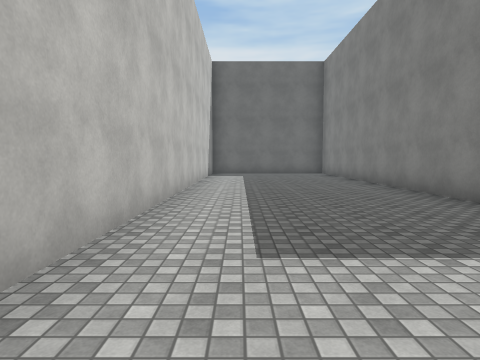
View 1 (above)

24 first-person views from a walk through a Unity game level. The camera is 1.4 m above the floor, tilts 4° down and sees 75° across. Doors are open. The floor is counted in squares, 2 m on a side. Each view is taken from the middle of a square. On the plan, view 1 faces up. The plan holds only what a view shows up to about 10 squares ahead; the rest is blank. The place goes on beyond the plan. Surface patterns are stand-ins for the level's own textures.

View 2
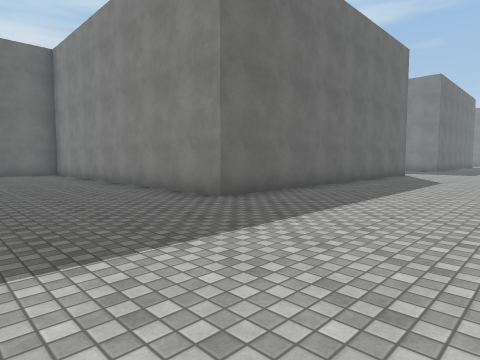

View 3
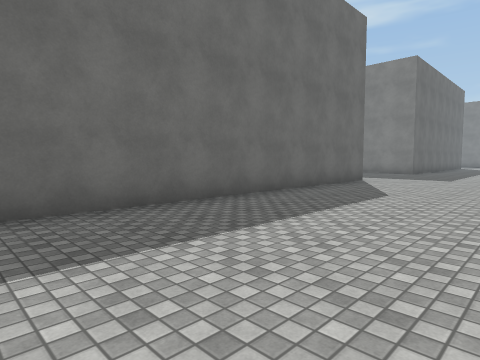

View 4
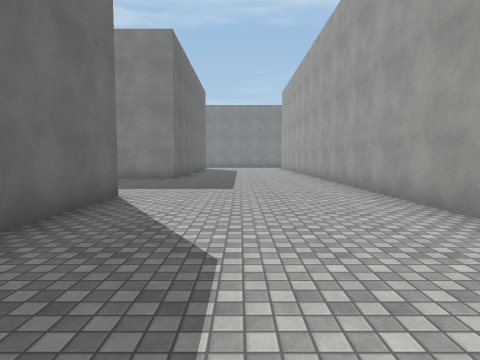

View 5
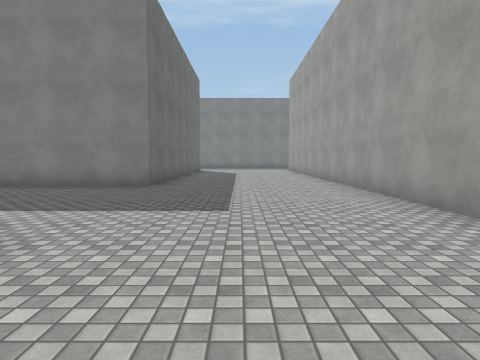

View 6
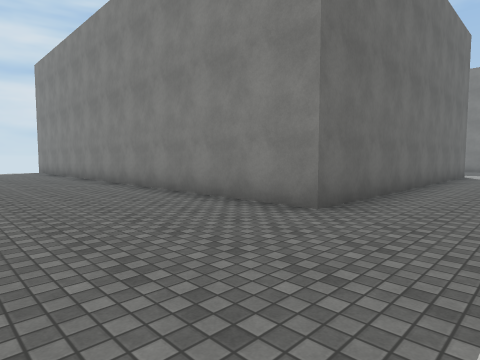

View 7
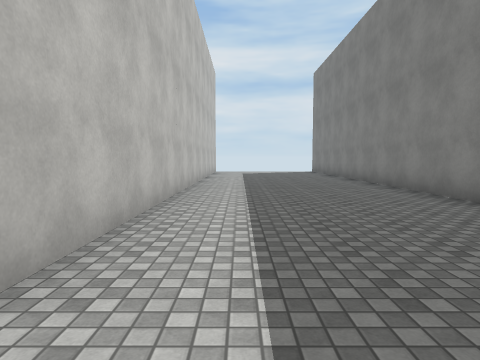

View 8
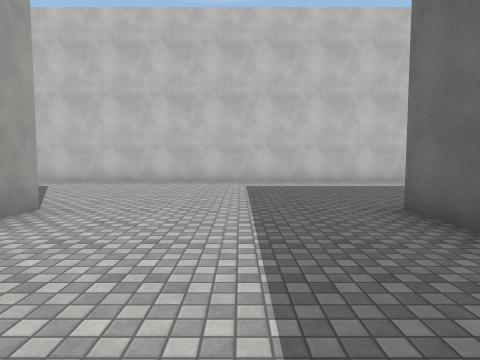

View 9
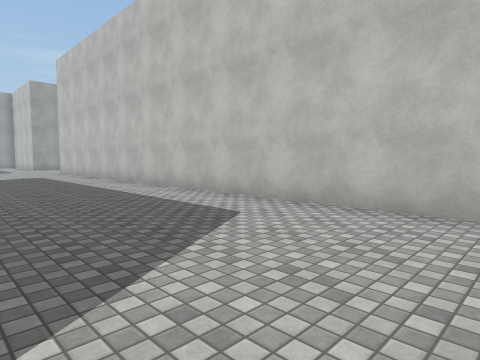

View 10
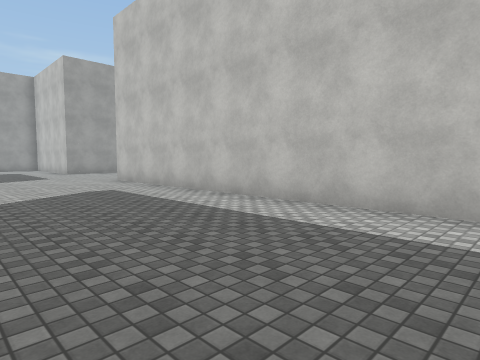

View 11
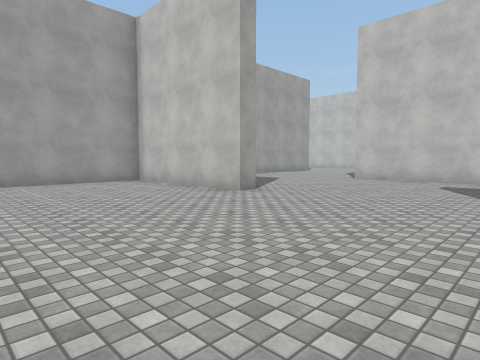

View 12
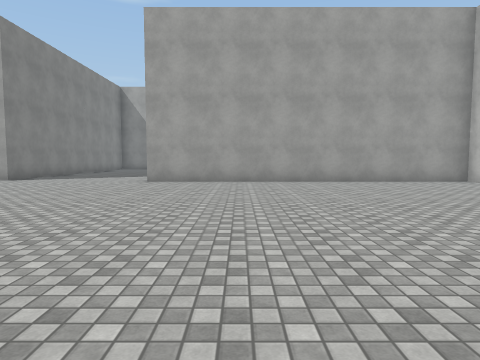

View 13
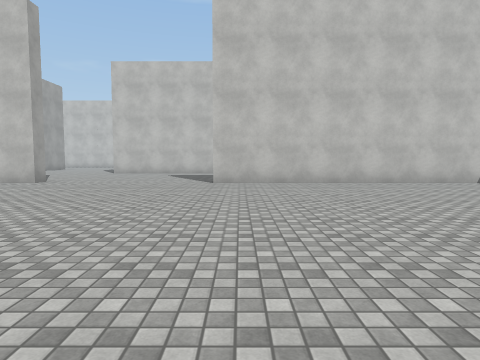

View 14
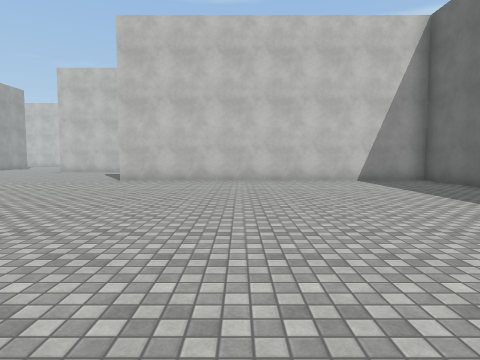

View 15
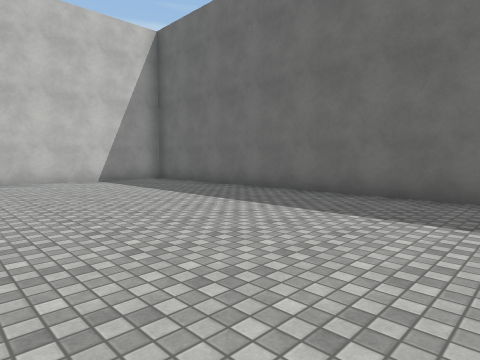

View 16
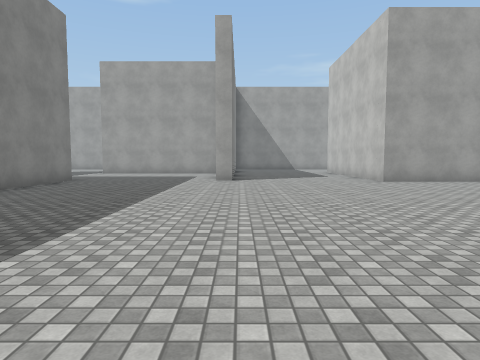

View 17
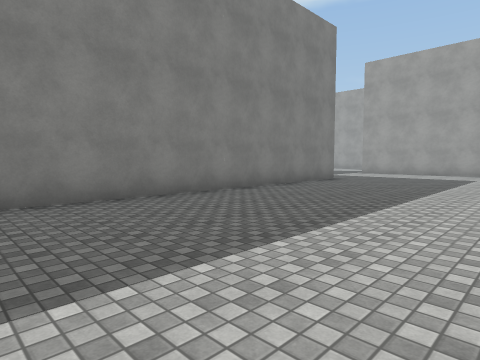

View 18
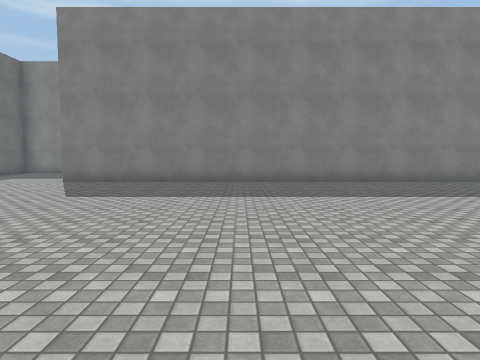

View 19
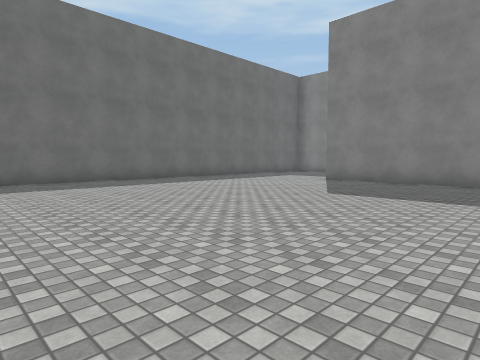

View 20
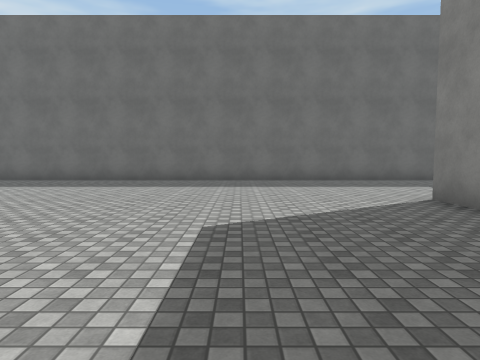

View 21
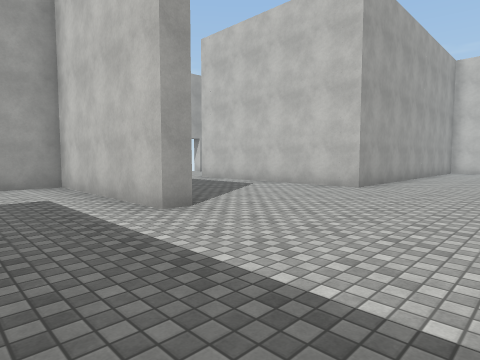

View 22
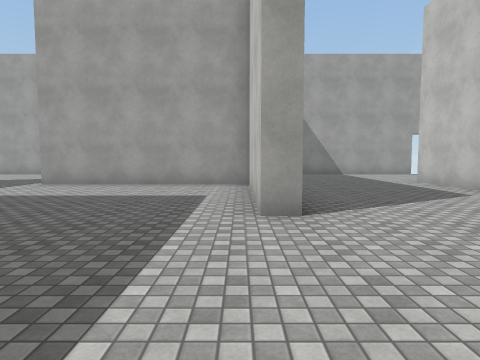

View 23
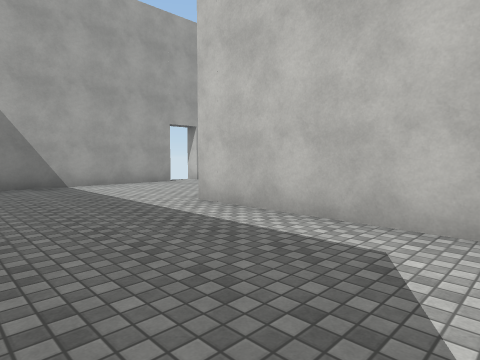

View 24
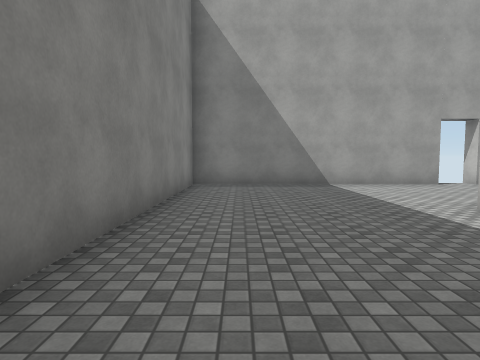

### Floor plan
Points are (right, up) in squares from view 1. A wall is a line through its corners. A room is listed if a view was taken in it or the views show most of it. See-through windows are left out.
Room 1 (views 1, 2, 3, 4, 5, 6, 7, 8, 9, 10, 11, 12, 13, 14, 15, 16, 17, 18, 19, 20, 21, 22, 23, 24)
walls: (3.8, -15.7) (4.3, -15.7) (4.3, -20.2) (13.7, -20.2) (13.7, -26.2); (11.5, -0.8) (21.1, -0.8); (3.8, -0.8) (4.5, -0.8); (18.1, -20.7) (18.7, -20.7) (18.7, -25.2) (23.5, -25.2); (13.9, 4.2) (3.8, 4.2) (3.8, 10.5); (23.5, -1.2) (4.3, -1.2) (4.3, -10.8); (23.2, -20.8) (23.2, -5.8); (23.5, 4.2) (18.8, 4.2) (18.8, 12.5); (10.7, -30.2) (10.7, -30.8); (11.6, -30.2) (18.2, -30.2) (18.2, -23.5); (13.7, 12.5) (13.7, 4.5); (-1.3, 9.9) (-1.3, -15.8)
ways out: gap at (12, -31)

Positions as (right, up) in squares from view 1, and headings:
1: (0, 0), facing up
2: (0, 0), facing up-right
3: (4, 0), facing up-right
4: (8, 2), facing right
5: (11, 2), facing right
6: (15, 2), facing up-right
7: (15, 3), facing up
8: (8, 2), facing left
9: (3, 0), facing down-left
10: (3, -6), facing down-left
11: (9, -11), facing down-left
12: (11, -11), facing down
13: (13, -10), facing left
14: (14, -7), facing left
15: (14, -7), facing up-left
16: (18, -11), facing down
17: (18, -11), facing down-right
18: (14, -11), facing right
19: (14, -11), facing up-right
20: (20, -11), facing up
21: (21, -17), facing down-left
22: (19, -17), facing down
23: (17, -22), facing down-left
24: (17, -22), facing down
